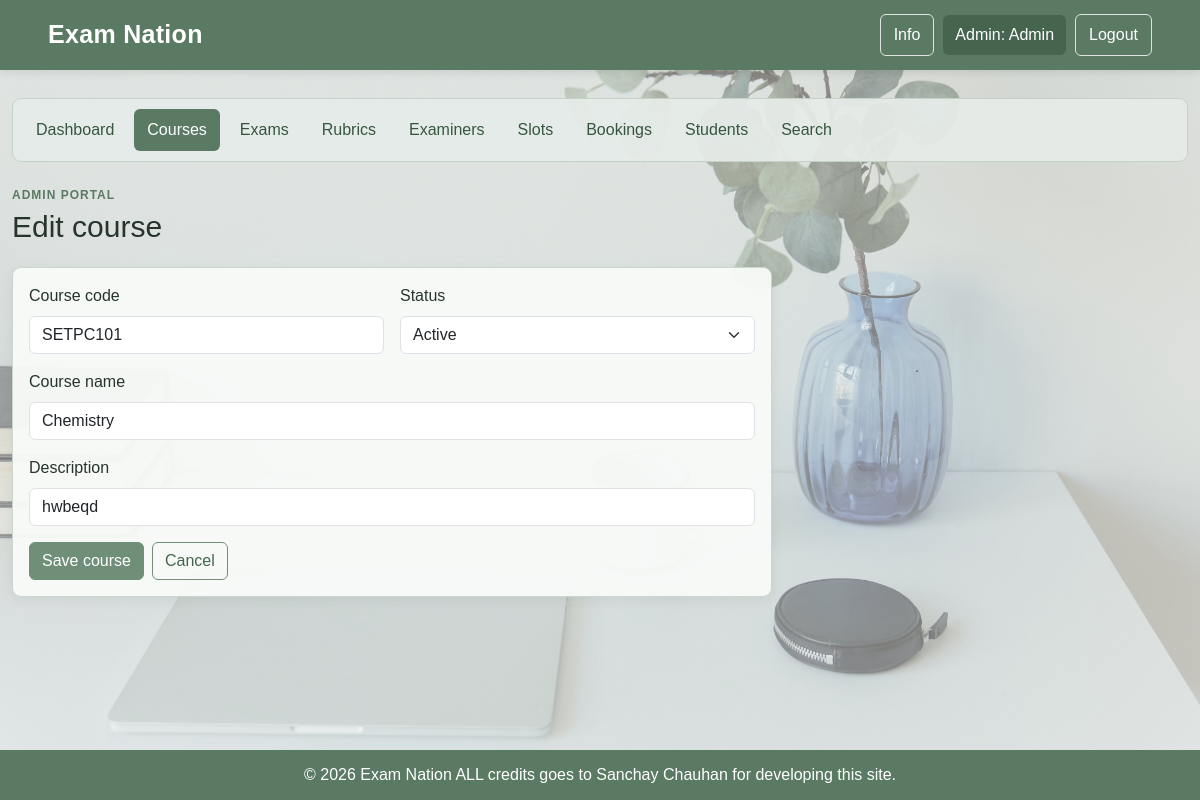
/admin/courses/form/1 (signed in), run on the app's committed database.
### model.py (models this page shows)
class Course(db.Model):
    __tablename__ = "course_list"
    course_id = db.Column(db.Integer, primary_key=True)
    course_code = db.Column(db.String(20), nullable=False)
    course_name = db.Column(db.String(100), nullable=False)
    description = db.Column(db.String(200), nullable=False)
    status = db.Column(db.String(100), nullable=False)
    exams = db.relationship("Exam", backref="course")

### app.py (the view, shortened to what this page needs)
@app.route('/admin/courses/form', defaults={'course_id': 0}, methods=['GET','POST'])
@app.route('/admin/courses/form/<int:course_id>', methods=['GET','POST'])
def admin_course_form(course_id):
    if not admin_only():
        return redirect(url_for('login'))
    course = None
    if course_id:
        course = Course.query.get_or_404(course_id)
    return render_template("admin/course_form.html", course=course)

### app.py (called while the page is built)
def admin_only():
    return "user_id" in session and session.get("role") == "admin"

### templates/admin/course_form.html (shortened to what this page needs)
{% extends "portal.html" %}
{% set active = 'courses' %}
{% block heading %}{{ 'Edit course' if course else 'Add course' }}{% endblock %}
{% block portal_body %}
<div class="card card-body mb-4 narrow">
    <form method="POST">
        <div class="row g-3 mb-3">
            <div class="col-md-6"><label class="form-label">Course code</label>
                <input class="form-control" name="course_code" value="{{ course.course_code if course else '' }}" required></div>
            <div class="col-md-6"><label class="form-label">Status</label>
                <select class="form-select" name="status">
                    <option value="active" {% if course and course.status == 'active' %}selected{% endif %}>Active</option>
                </select></div>
        </div>
        <div class="mb-3"><label class="form-label">Course name</label>
            <input class="form-control" name="course_name" value="{{ course.course_name if course else '' }}" required></div>
        <div class="mb-3"><label class="form-label">Description</label>
            <input class="form-control" name="description" value="{{ course.description if course else '' }}" required></div>
        <div class="mt-3 d-flex gap-2"><button class="btn btn-primary">Save course</button><a class="btn btn-outline-primary" href="{{ url_for('admin_courses') }}">Cancel</a></div>
    </form>
</div>
{% endblock %}

### static/base.css (style rules this page uses)
* { box-sizing: border-box; }
html, body { min-height: 100%; }
body { margin: 0; font-family: Arial, sans-serif; color: #26342b; background-color: #e6ebe8; background-image: linear-gradient(rgba(238, 242, 239, 0.50), rgba(238, 242, 239, 0.50)), url("Background.jpg"); background-size: cover; background-position: center; background-attachment: fixed; }
.box a, .btn-primary { background: #6f8f78; border-color: #6f8f78; color: #fff; }
.btn-outline-primary { color: #45664d; border-color: #6f8f78; }

### static/portal.css (style rules this page uses)
.card { background: rgba(248, 250, 248, 0.96); border: 1px solid #cbd6ce; border-radius: 9px; box-shadow: 0 3px 12px rgba(36, 56, 40, 0.07); }
.narrow { max-width: 760px; }

### data on the page
Course: course_code "SETPC101", status "Active", course_name "Chemistry", description "hwbeqd"

### other printed values
{{ session.get('role', '')|capitalize }} "Admin"
{{ session.get('name', 'User') }} "Admin"
{{ session.get('role', 'Portal')|capitalize }} "ADMIN"
{{ 'Edit course' if course else 'Add course' }} "Edit course"
